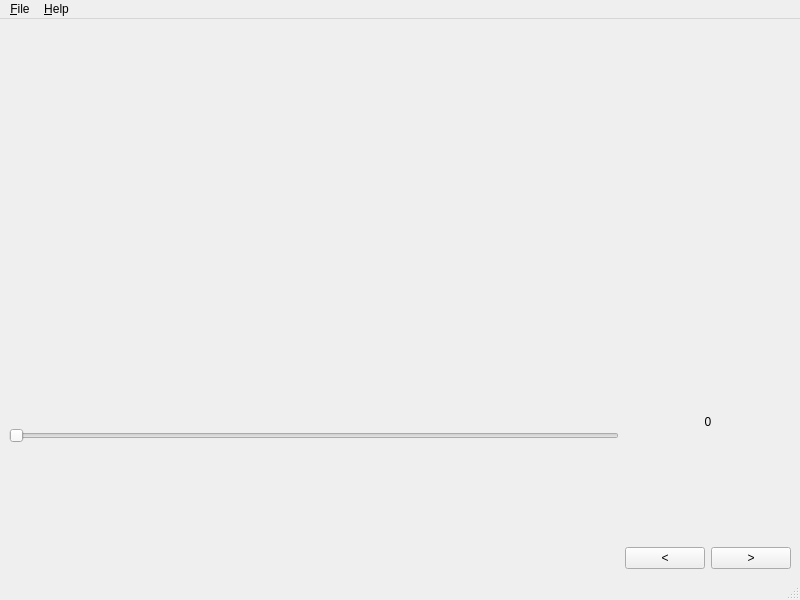
<?xml version="1.0" encoding="UTF-8"?>
<ui version="4.0">
 <class>MainWindow</class>
 <widget class="QMainWindow" name="MainWindow">
  <property name="geometry">
   <rect>
    <x>0</x>
    <y>0</y>
    <width>800</width>
    <height>600</height>
   </rect>
  </property>
  <property name="windowTitle">
   <string>MainWindow</string>
  </property>
  <widget class="QWidget" name="centralwidget">
   <layout class="QVBoxLayout" name="verticalLayout_3">
    <item>
     <layout class="QVBoxLayout" name="verticalLayout_2">
      <item>
       <widget class="QLabel" name="label">
        <property name="text">
         <string/>
        </property>
       </widget>
      </item>
      <item>
       <layout class="QHBoxLayout" name="horizontalLayout_2">
        <item>
         <widget class="QSlider" name="horizontalSlider">
          <property name="orientation">
           <enum>Qt::Horizontal</enum>
          </property>
         </widget>
        </item>
        <item>
         <layout class="QVBoxLayout" name="verticalLayout">
          <item>
           <widget class="QLabel" name="label_2">
            <property name="text">
             <string>0</string>
            </property>
            <property name="alignment">
             <set>Qt::AlignCenter</set>
            </property>
           </widget>
          </item>
          <item>
           <layout class="QHBoxLayout" name="horizontalLayout">
            <item>
             <widget class="QPushButton" name="button_previous">
              <property name="text">
               <string>&lt;</string>
              </property>
             </widget>
            </item>
            <item>
             <widget class="QPushButton" name="button_next">
              <property name="text">
               <string>&gt;</string>
              </property>
             </widget>
            </item>
           </layout>
          </item>
         </layout>
        </item>
       </layout>
      </item>
     </layout>
    </item>
   </layout>
  </widget>
  <widget class="QMenuBar" name="menubar">
   <property name="geometry">
    <rect>
     <x>0</x>
     <y>0</y>
     <width>800</width>
     <height>25</height>
    </rect>
   </property>
   <widget class="QMenu" name="menu_File">
    <property name="title">
     <string>&amp;File</string>
    </property>
    <addaction name="actionOpen"/>
    <addaction name="actionSave"/>
    <addaction name="separator"/>
    <addaction name="actionQuit"/>
   </widget>
   <widget class="QMenu" name="menu_Help">
    <property name="title">
     <string>&amp;Help</string>
    </property>
    <addaction name="actionAbout"/>
   </widget>
   <addaction name="menu_File"/>
   <addaction name="menu_Help"/>
  </widget>
  <widget class="QStatusBar" name="statusbar"/>
  <action name="actionOpen">
   <property name="text">
    <string>&amp;Open...</string>
   </property>
   <property name="shortcut">
    <string>Ctrl+O</string>
   </property>
  </action>
  <action name="actionQuit">
   <property name="text">
    <string>&amp;Quit</string>
   </property>
   <property name="shortcut">
    <string>Ctrl+Q</string>
   </property>
  </action>
  <action name="actionSave">
   <property name="text">
    <string>&amp;Save current image...</string>
   </property>
   <property name="shortcut">
    <string>Ctrl+S</string>
   </property>
  </action>
  <action name="actionAbout">
   <property name="text">
    <string>&amp;About...</string>
   </property>
  </action>
 </widget>
 <resources/>
 <connections>
  <connection>
   <sender>actionQuit</sender>
   <signal>triggered()</signal>
   <receiver>MainWindow</receiver>
   <slot>close()</slot>
   <hints>
    <hint type="sourcelabel">
     <x>-1</x>
     <y>-1</y>
    </hint>
    <hint type="destinationlabel">
     <x>399</x>
     <y>299</y>
    </hint>
   </hints>
  </connection>
 </connections>
</ui>
